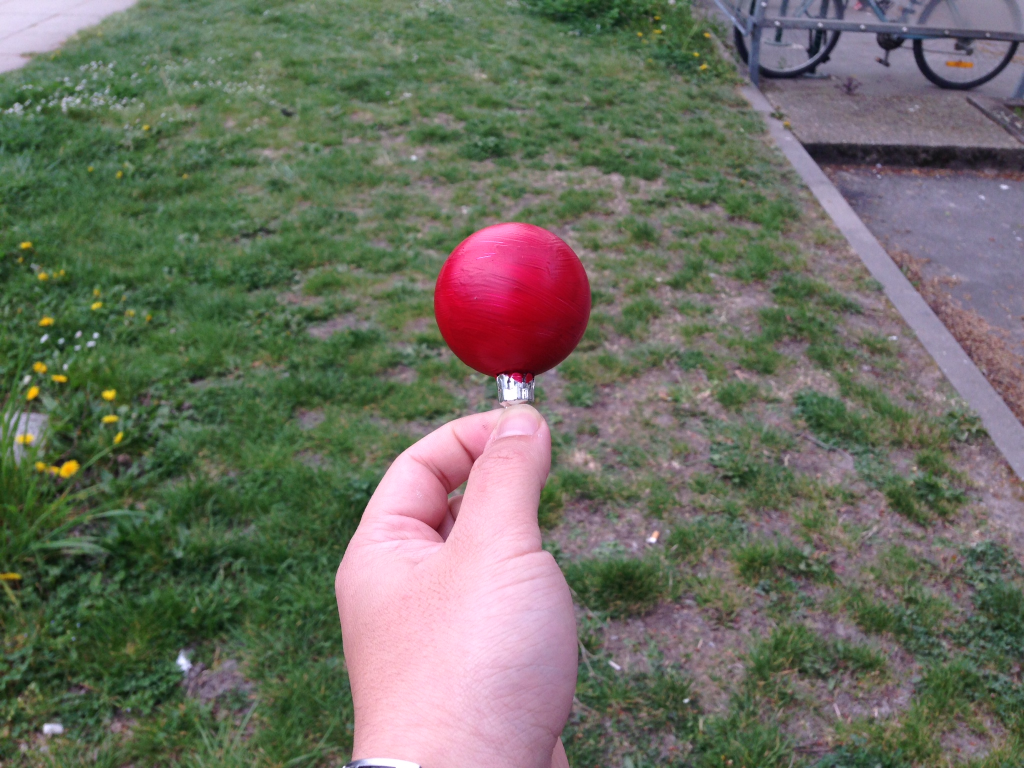
//> input picture xiong/normalization-build/MyPic.JPG, 2048 x 1536 px, given in place of the camera (shown at 1/2 size)
$ ./detecolor1   (built with g++ and OpenCV 4)
//> lines starting //> are read from the running program, lines starting //| are printed output that depends on the picture; after the words box and inside, x2 and y2 are one past the last pixel; in counts of white or black regions, pixels touching at a corner belong together
#include <iostream>
#include <fstream>
#include <string>
#include <opencv2/opencv.hpp>

#define SOURCE_FILE "source"
#define OUTPUT_FILE "output"

#define MAX_ERRORS 5
#define MIN_PIX 0

// C920 Logitech
#define FIELD_VIEW 78
#define FOCALE_LEN 3.67
#define SENSOR_DIAG 6.0
#define SENSOR_W 4.8
#define SENSOR_H 3.6

#define OBJECT_HEIGHT 4.4

#define DIST_SECURE_MIN 10
#define DIST_SECURE_MAX 20

#define TOP 0
#define TOP_RIGHT 1
#define RIGHT 2
#define BOT_RIGHT 3
#define BOT 4
#define BOT_LEFT 5
#define LEFT 6
#define TOP_LEFT 7

#define REFRESH 30
#define PAUSE_KEY 32

using namespace cv;
using namespace std;

// Fonctions utilisées
int pairiser (int nombre);
float findRotation(int center, float angleView, int widthImage);
float findDistance(int rayon, int imageH);
void findVitesses(float distance, float angle, float & Rg, float & Rd);
int explore(Point center, int stepX, int stepY, Mat image);

int main (int argc, char **argv) {

	cout << "Début\n";

    // Capture de la source
    ifstream sourceFile;
    string source;
    sourceFile.open(SOURCE_FILE);
    getline(sourceFile, source);
    sourceFile.close();
    VideoCapture video;
    switch (source[0]) {
        case 'v':
            video.open(source.substr(2));
            break;
        default:
            video.open(0);
            break;
    }


    // Gestion des erreurs si la capture est vide
	if (! video.isOpened()) {
		cout << "Problème source\n";
		return -1;
	}

    // Création des fenêtres
	namedWindow("trace", CV_WINDOW_NORMAL);
	namedWindow("panel", CV_WINDOW_NORMAL);
	namedWindow("transformed", CV_WINDOW_NORMAL);
	namedWindow("base", CV_WINDOW_NORMAL);

	resizeWindow("base", 500, 375);
	resizeWindow("transformed", 500, 375);
	resizeWindow("panel", 450, 175);
	resizeWindow("trace", 500, 375);

	moveWindow("base", 0, 0);
	moveWindow("transformed", 520, 550);
	moveWindow("panel", 0, 410);
	moveWindow("trace", 520, 0);

	// Déclaration des variables utilisées
	int hTol = 54,
	    sTol = 57,
	    dSize = 2,
	    eSize = 7,
	    x = 0,
	    y = 0,
	    sumX = 0,
	    sumY = 0,
	    nbPix = 0,
	    norma = 0,
	    blur = 0,
	    tracer = 1,
	    compteurErreurs = 0,
	    rayon = 0,
        key = 0,
        tableExplore[8] = {0},
	    i = 0,
        maxExplore = 0;

    float angle = 0.0,
        distance = 0.0,
        Rg = 0.0,
        Rd = 0.0;

	bool continuer = true,
	    pause = false;

	Mat frameOrigine,
	    frame,
	    frame2,
	    trace(
	        video.get(CV_CAP_PROP_FRAME_HEIGHT),
	        video.get(CV_CAP_PROP_FRAME_WIDTH),
	        CV_8UC3
        ),
        element;

	Point center(0, 0);

	vector<Mat> channels;

	Scalar intensity;

	ofstream output;
	output.open(OUTPUT_FILE);

    // [6 lines of commented-out code are left out]
	createTrackbar("blur", "panel", &blur, 50);
	createTrackbar("trace", "panel", &tracer, 1);

	while (continuer) {

	    // Récupération d'une image
	    if (! pause) {
		    video >> frameOrigine;
//> frameOrigine is the input picture: 1536 rows x 2048 cols, CV_8UC3; mean B, G, R 96.7, 109.4, 107.6
		}
		frame = frameOrigine.clone();

		if (frame.empty()) {

		    // Gestion des erreurs si l'image est vide
			cout << "Problème frame\n";
			compteurErreurs ++;
			if (compteurErreurs > MAX_ERRORS) {
	            cout << "Arrêt : 6 frames erronées consécutives\n";
	            continuer = false;
			}
		}
		else {
		    compteurErreurs = 0;

		    // Normalize (fonction de xiong & tong)
		    if (norma) {
	            cvtColor(frame, frame, CV_RGB2YCrCb);
	            split(frame, channels);
	            equalizeHist(channels[0], channels[0]);
	            merge(channels, frame);
	            cvtColor(frame, frame, CV_YCrCb2RGB);
		    }

		    // Blur / Flou
		    if (blur) {
		        GaussianBlur(frame, frame, Size(9, 9), blur, blur);
		    }

		    // BGR 2 HSV
			cvtColor(frame, frame2, CV_BGR2HSV);
//> frame2: 1536 rows x 2048 cols, CV_8UC3; mean H, S, V 80.6, 70.8, 122.3

			// Couleur ciblée en blanc et le reste en noir
			inRange(
			    frame2,
                Scalar(175-hTol, 226-sTol, 0),
                Scalar(175+hTol, 226+sTol, 255),
                frame2
            );
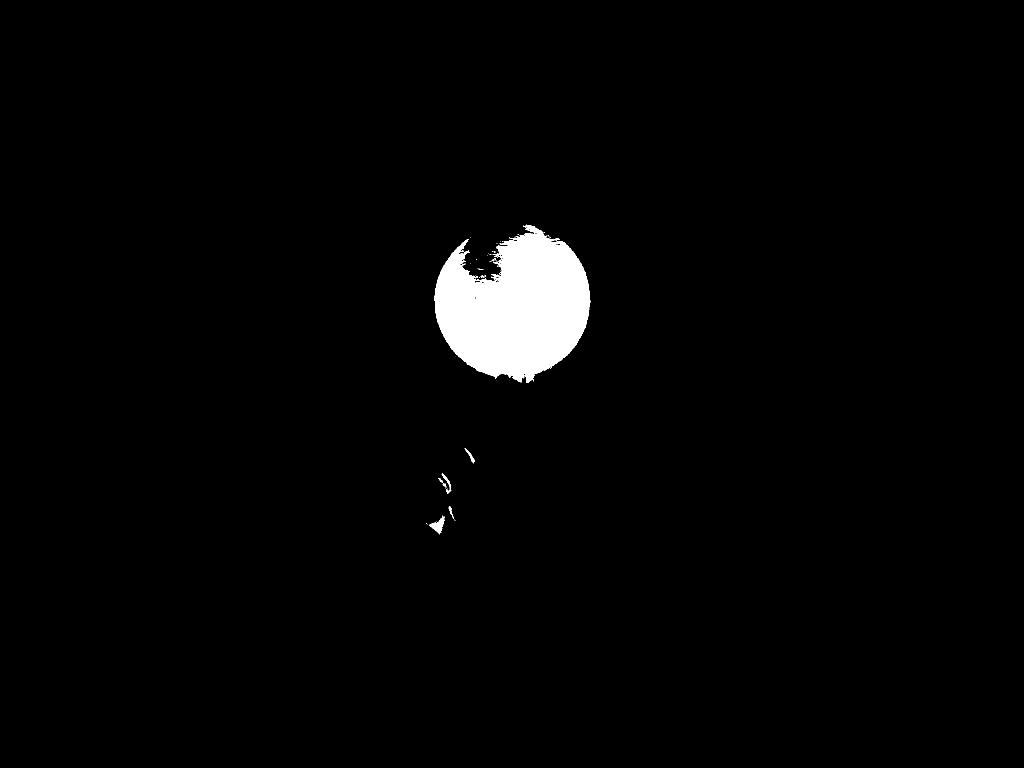
//> frame2: 1536 rows x 2048 cols, CV_8UC1 (shown at 1/2 size); 2.1% white; 45 white regions (37 under 20 px), largest, box (x1, y1, x2, y2) and area: (869, 449, 1181, 766) 66512, (858, 1031, 889, 1069) 470, (883, 946, 903, 988) 182

            // Erode
            if (eSize > 0) {
                element = getStructuringElement(MORPH_ELLIPSE, Size(eSize, eSize));
                erode(frame2, frame2, element);
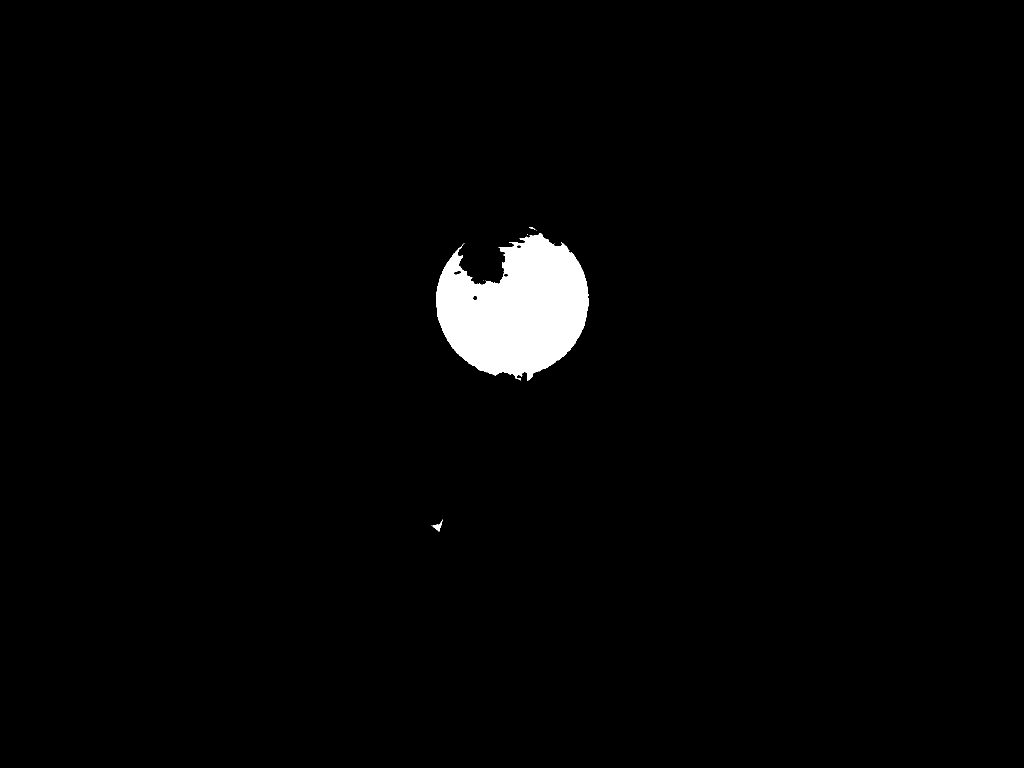
//> frame2: 1536 rows x 2048 cols, CV_8UC1 (shown at 1/2 size); 1.9% white; 9 white regions (6 under 20 px), largest, box (x1, y1, x2, y2) and area: (872, 466, 1178, 762) 61107, (865, 1039, 885, 1063) 166, (1059, 454, 1070, 459) 25
            }

            // Dilate
            if (dSize > 0) {
                element = getStructuringElement(MORPH_ELLIPSE, Size(dSize, dSize));
                dilate(frame2, frame2, element);
//> frame2: 1536 rows x 2048 cols, CV_8UC1; 2% white; 5 white regions (2 under 20 px), largest, box (x1, y1, x2, y2) and area: (872, 466, 1179, 763) 61883, (863, 1039, 886, 1064) 209, (1059, 454, 1075, 462) 47
            }

            // Barycentre
            sumX = 0; sumY = 0; nbPix = 0;
            for (x = 0; x < pairiser(frame2.rows); x += 2) {
                for (y = 0; y < pairiser(frame2.cols); y += 2) {
                    intensity = frame2.at<uchar>(x, y);
                    if (intensity.val[0]) {
                        sumX += x; sumY += y; nbPix ++;
                    }
                }
            }
//> after the loop, sumX = 9624156; sumY = 16013636; nbPix = 15533

            // L'objet est trouvé
            if (nbPix > MIN_PIX) {

                center = Point((int) (sumY / nbPix), (int) (sumX / nbPix));
//> center = Point(1030, 619)

                if (center.x > -1 and center.y > -1) {

                    // Exploration dans plusieurs directions

                    tableExplore[TOP] = explore(center, 0, -1, frame2),
                    tableExplore[TOP_RIGHT] = explore(center, 1, -1, frame2),
                    tableExplore[RIGHT] = explore(center, 1, 0, frame2),
                    tableExplore[BOT_RIGHT] = explore(center, 1, 1, frame2),
                    tableExplore[BOT] = explore(center, 0, 1, frame2),
                    tableExplore[BOT_LEFT] = explore(center, -1, 1, frame2);
//> in explore, `int x = center.x, y = center.y, rayon = 0, e = 0;`: x = 1030; y = 619
//> the loop in explore, `while (e < 30 and x < image.cols and x > 0 and y < image.rows and y > 0)` made 164 passes
//> y on passes 1 to 12: 618, 617, 616, 615, 614, 613, 612, 611, 610, 609, 608, 607
//> after the loop in explore, `while (e < 30 and x < image.cols and x > 0 and y < image.rows and y > 0)`: x = 1030; y = 455; rayon = 134; e = 30
//> the loop in explore (call 2), `while (e < 30 and x < image.cols and x > 0 and y < image.rows and y > 0)` made 144 passes
                    tableExplore[LEFT] = explore(center, -1, 0, frame2),
                    tableExplore[TOP_LEFT] = explore(center, -1, -1, frame2),

                    maxExplore = 0;
                    for (i = 0; i < 8; i ++) {
                        if (tableExplore[i] > maxExplore) {
                            maxExplore = tableExplore[i];
                        }
                    }
                    rayon = maxExplore;

                }

                // Calculer angle distance et vitesses
                angle = findRotation(center.x, FIELD_VIEW, frame2.size().width);
                distance = findDistance(rayon, frame2.size().height);
                findVitesses(distance, angle, Rg, Rd);

                // Ecrire la rotation, la distance et les vitesses
                if(! pause) {
                    output
                        << "A = " << angle << "°            "
                        << "D = " << distance << "cm        "
                        << "Rg = " << Rg << "   "
                        << "Rd = " << Rd << "\n";
                }
            }

            // Affichage
            if (tracer) {

                // Fenêtre Base
                circle(frame, center, 2, Scalar(0, 255, 0), -1); // centre
//> frame: 1536 rows x 2048 cols, CV_8UC3; 13 pixels changed, all inside (x1, y1, x2, y2) = (1028, 617, 1033, 622)
                circle(frame, center, rayon, Scalar(0, 255, 0), 1); // périmètre
//> frame: 1536 rows x 2048 cols, CV_8UC3; mean B, G, R 96.7, 109.4, 107.6

                // Fenêtre Transformed
                cvtColor(frame2, frame2, CV_GRAY2BGR);
                circle(frame2, center, 2, Scalar(0, 0, 255), -1);
//> frame2: 1536 rows x 2048 cols, CV_8UC3; mean B, G, R 5, 5, 5
                circle(frame2, center, rayon, Scalar(0, 0, 255), 1);
//> frame2: 1536 rows x 2048 cols, CV_8UC3; mean B, G, R 5, 5, 5.1
            }

            // Fenêtre Trace
            circle(trace, center, 2, Scalar(0, 0, 255), -1);
            circle(trace, center, rayon, Scalar(0, rayon * 5, 255), 1);
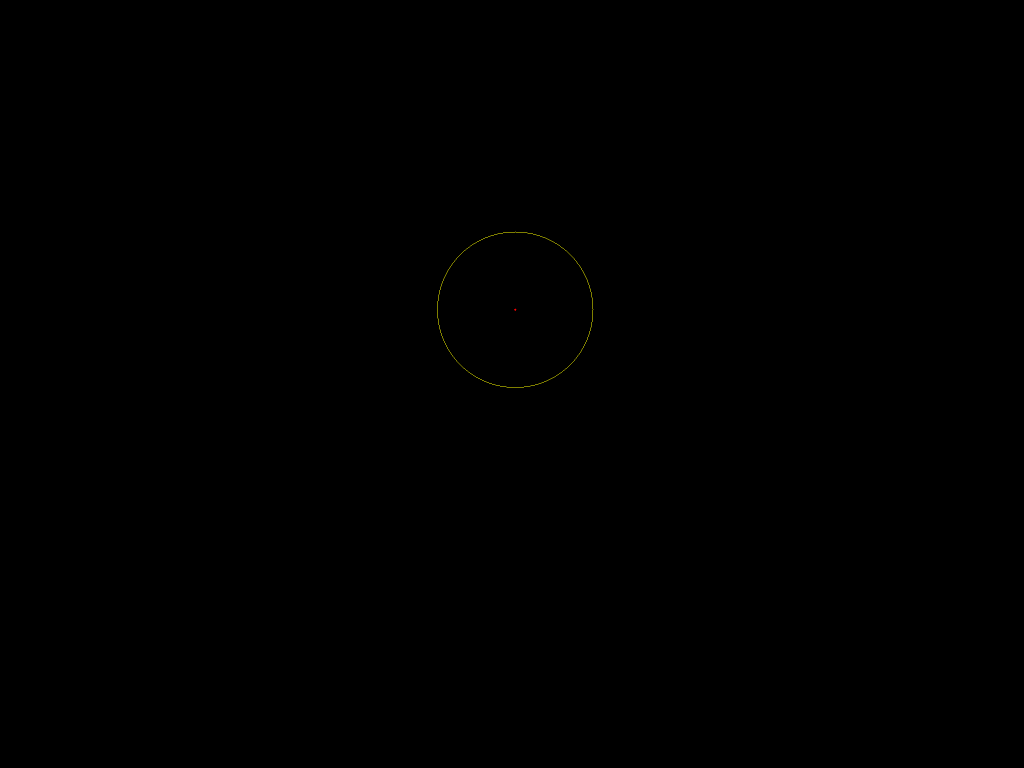
//> trace: 1536 rows x 2048 cols, CV_8UC3 (shown at 1/2 size); mean B, G, R 0, 0.1, 0.1

			imshow("base", frame);
			imshow("transformed", frame2);
			imshow("trace", trace);
		}

		// Rafraîchissement
		key = waitKey(REFRESH);
//> the Esc key is pressed
		switch (key) {
		    case PAUSE_KEY :
		        pause = pause ? false : true;
	            break;
            case -1 :
                break;
            default :
                continuer = false;
                break;
		}
	}

    // Libération de mémoire
	destroyAllWindows();
	element.release();
	video.release();
	frameOrigine.release();
	frame.release();
	frame2.release();
	trace.release();
	output.close();

	cout << "Fin\n";

	return 0;
}


int pairiser (int nombre) {
    return (nombre % 2) ? nombre -1 : nombre;
}

float findRotation(int center, float angleView, int widthImage) {
    if (widthImage > 0) {
        return ((center * angleView) / widthImage) - (angleView / 2);
    }
    else { return 0; }
}


float findDistance(int rayon, int imageH) {
    if (rayon > 0) {
        return (FOCALE_LEN * OBJECT_HEIGHT * imageH) / (rayon * SENSOR_H) / 10;
    }
    else { return 0; }
}

void findVitesses(float distance, float angle, float & Rg, float & Rd){

    float diff = abs(angle) / 90;

    if (distance < DIST_SECURE_MIN and distance > 0) {
        Rg = -1;
        Rd = -1;
        if (angle > 0) { Rg = 0 - diff; }
        else if (angle < 0) { Rd = 0 - diff; }
    }
    else if (distance > DIST_SECURE_MAX and distance < 1000) {
        Rg = 1;
        Rd = 1;
        if (angle > 0) { Rg = 1 - diff; }
        else if (angle < 0) { Rd = 1 - diff; }
    }
    else {
        if (angle > 0) { Rg = 1; Rd = -1; }
        else if (angle < 0) { Rg = -1; Rd = 1; }
        else { Rg = 0; Rd = 0; }
    }

    Rg *= 300;
    Rd *= 300;
}

int explore(Point center, int stepX, int stepY, Mat image) {
    int x = center.x,
        y = center.y,
        rayon = 0, e = 0;
    while (e < 30 and x < image.cols and x > 0 and y < image.rows and y > 0) {
        x += stepX; y += stepY;
        Scalar test = image.at<uchar>(y, x);
        if (test.val[0]) { rayon ++; e = 0; }
        else { e ++; }
    }
    return rayon;
}
